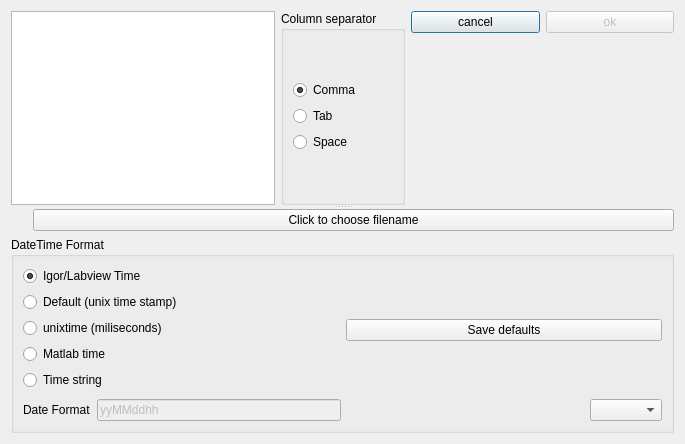
<?xml version="1.0" encoding="UTF-8"?>
<ui version="4.0">
 <class>SavedataPlot</class>
 <widget class="QDialog" name="SavedataPlot">
  <property name="geometry">
   <rect>
    <x>0</x>
    <y>0</y>
    <width>685</width>
    <height>444</height>
   </rect>
  </property>
  <property name="windowTitle">
   <string>Save plot data to file</string>
  </property>
  <property name="windowIcon">
   <iconset resource="../Ressources.qrc">
    <normaloff>:/Icons/Icons/data25.svg</normaloff>:/Icons/Icons/data25.svg</iconset>
  </property>
  <layout class="QGridLayout" name="gridLayout_3">
   <item row="0" column="0">
    <widget class="QSplitter" name="splitter">
     <property name="orientation">
      <enum>Qt::Vertical</enum>
     </property>
     <widget class="QWidget" name="layoutWidget">
      <layout class="QHBoxLayout" name="horizontalLayout_6">
       <item>
        <widget class="QTreeView" name="treeView">
         <property name="toolTip">
          <string>&lt;html&gt;&lt;head/&gt;&lt;body&gt;&lt;p&gt;tick/untick the fields to save&lt;/p&gt;&lt;/body&gt;&lt;/html&gt;</string>
         </property>
        </widget>
       </item>
       <item>
        <widget class="QGroupBox" name="groupBox">
         <property name="title">
          <string>Column separator</string>
         </property>
         <layout class="QGridLayout" name="gridLayout_2">
          <item row="0" column="0">
           <layout class="QVBoxLayout" name="verticalLayout">
            <item>
             <widget class="QRadioButton" name="comma">
              <property name="toolTip">
               <string>This will make a file with values separated by commas.</string>
              </property>
              <property name="text">
               <string>Comma</string>
              </property>
              <property name="checked">
               <bool>true</bool>
              </property>
             </widget>
            </item>
            <item>
             <widget class="QRadioButton" name="tab">
              <property name="toolTip">
               <string>This will make a file with values separated by tabs.</string>
              </property>
              <property name="text">
               <string>Tab</string>
              </property>
             </widget>
            </item>
            <item>
             <widget class="QRadioButton" name="space">
              <property name="toolTip">
               <string>&lt;!DOCTYPE HTML PUBLIC &quot;-//W3C//DTD HTML 4.0//EN&quot; &quot;http://www.w3.org/TR/REC-html40/strict.dtd&quot;&gt;
&lt;html&gt;&lt;head&gt;&lt;meta name=&quot;qrichtext&quot; content=&quot;1&quot; /&gt;&lt;style type=&quot;text/css&quot;&gt;
p, li { white-space: pre-wrap; }
&lt;/style&gt;&lt;/head&gt;&lt;body style=&quot; font-family:'Sans Serif'; font-size:9pt; font-weight:400; font-style:normal;&quot;&gt;
&lt;p style=&quot; margin-top:0px; margin-bottom:0px; margin-left:0px; margin-right:0px; -qt-block-indent:0; text-indent:0px;&quot;&gt;This will make a file with values separated by spaces.&lt;/p&gt;
&lt;p style=&quot;-qt-paragraph-type:empty; margin-top:0px; margin-bottom:0px; margin-left:0px; margin-right:0px; -qt-block-indent:0; text-indent:0px;&quot;&gt;&lt;/p&gt;
&lt;p style=&quot; margin-top:0px; margin-bottom:0px; margin-left:0px; margin-right:0px; -qt-block-indent:0; text-indent:0px;&quot;&gt;&lt;span style=&quot; text-decoration: underline; color:#ff0000;&quot;&gt;Beware that this option can lead to strange results when header columns labels have more that a word.&lt;/span&gt;&lt;/p&gt;&lt;/body&gt;&lt;/html&gt;</string>
              </property>
              <property name="text">
               <string>Space</string>
              </property>
             </widget>
            </item>
           </layout>
          </item>
         </layout>
        </widget>
       </item>
       <item>
        <layout class="QVBoxLayout" name="verticalLayout_4">
         <item>
          <layout class="QHBoxLayout" name="horizontalLayout_4">
           <item>
            <widget class="QPushButton" name="cancelbutton">
             <property name="text">
              <string>cancel</string>
             </property>
             <property name="icon">
              <iconset>
               <normaloff>:/Icons/Icons/dialog-cancel-7.png</normaloff>:/Icons/Icons/dialog-cancel-7.png</iconset>
             </property>
            </widget>
           </item>
           <item>
            <widget class="QPushButton" name="okbutton">
             <property name="enabled">
              <bool>false</bool>
             </property>
             <property name="text">
              <string>ok</string>
             </property>
             <property name="icon">
              <iconset>
               <normaloff>:/Icons/Icons/dialog-ok-apply-4.png</normaloff>:/Icons/Icons/dialog-ok-apply-4.png</iconset>
             </property>
            </widget>
           </item>
          </layout>
         </item>
         <item>
          <layout class="QHBoxLayout" name="horizontalLayout_2">
           <item>
            <spacer name="horizontalSpacer_3">
             <property name="orientation">
              <enum>Qt::Horizontal</enum>
             </property>
             <property name="sizeHint" stdset="0">
              <size>
               <width>40</width>
               <height>20</height>
              </size>
             </property>
            </spacer>
           </item>
           <item>
            <widget class="QLabel" name="label_2">
             <property name="text">
              <string/>
             </property>
             <property name="pixmap">
              <pixmap>:/BItmaps/Imagens/letssavedata.png</pixmap>
             </property>
             <property name="scaledContents">
              <bool>false</bool>
             </property>
            </widget>
           </item>
           <item>
            <spacer name="horizontalSpacer">
             <property name="orientation">
              <enum>Qt::Horizontal</enum>
             </property>
             <property name="sizeHint" stdset="0">
              <size>
               <width>40</width>
               <height>20</height>
              </size>
             </property>
            </spacer>
           </item>
          </layout>
         </item>
        </layout>
       </item>
      </layout>
     </widget>
     <widget class="QWidget" name="layoutWidget1">
      <layout class="QVBoxLayout" name="verticalLayout_2">
       <item>
        <layout class="QHBoxLayout" name="horizontalLayout">
         <item>
          <widget class="QLabel" name="label">
           <property name="maximumSize">
            <size>
             <width>16</width>
             <height>16</height>
            </size>
           </property>
           <property name="text">
            <string/>
           </property>
           <property name="pixmap">
            <pixmap resource="../Ressources.qrc">:/Icons/Icons/open96.svg</pixmap>
           </property>
           <property name="scaledContents">
            <bool>true</bool>
           </property>
          </widget>
         </item>
         <item>
          <widget class="QPushButton" name="save">
           <property name="toolTip">
            <string>Click to open a file selector window</string>
           </property>
           <property name="text">
            <string>Click to choose filename</string>
           </property>
          </widget>
         </item>
        </layout>
       </item>
       <item>
        <widget class="QGroupBox" name="groupBox_2">
         <property name="title">
          <string>DateTime Format</string>
         </property>
         <layout class="QGridLayout" name="gridLayout">
          <item row="0" column="0">
           <layout class="QVBoxLayout" name="verticalLayout_6">
            <item>
             <layout class="QHBoxLayout" name="horizontalLayout_5">
              <item>
               <layout class="QVBoxLayout" name="verticalLayout_3">
                <item>
                 <widget class="QRadioButton" name="Igortime">
                  <property name="text">
                   <string>Igor/Labview Time</string>
                  </property>
                  <property name="checked">
                   <bool>true</bool>
                  </property>
                 </widget>
                </item>
                <item>
                 <widget class="QRadioButton" name="unixtime">
                  <property name="text">
                   <string>Default (unix time stamp)</string>
                  </property>
                  <property name="checked">
                   <bool>false</bool>
                  </property>
                 </widget>
                </item>
                <item>
                 <widget class="QRadioButton" name="miliunixtime">
                  <property name="text">
                   <string>unixtime (miliseconds)</string>
                  </property>
                 </widget>
                </item>
                <item>
                 <widget class="QRadioButton" name="matlabtime">
                  <property name="text">
                   <string>Matlab time</string>
                  </property>
                 </widget>
                </item>
                <item>
                 <widget class="QRadioButton" name="TimeString">
                  <property name="text">
                   <string>Time string</string>
                  </property>
                 </widget>
                </item>
               </layout>
              </item>
              <item>
               <layout class="QVBoxLayout" name="verticalLayout_5">
                <item>
                 <spacer name="verticalSpacer_3">
                  <property name="orientation">
                   <enum>Qt::Vertical</enum>
                  </property>
                  <property name="sizeHint" stdset="0">
                   <size>
                    <width>20</width>
                    <height>40</height>
                   </size>
                  </property>
                 </spacer>
                </item>
                <item>
                 <widget class="QPushButton" name="savedefault">
                  <property name="toolTip">
                   <string>&lt;html&gt;&lt;head/&gt;&lt;body&gt;&lt;p align=&quot;justify&quot;&gt;Not evereyone uses Igor. So if you press this button next time your defaults will be the options that you are selected.&lt;/p&gt;&lt;/body&gt;&lt;/html&gt;</string>
                  </property>
                  <property name="text">
                   <string>Save defaults</string>
                  </property>
                  <property name="icon">
                   <iconset resource="../Ressources.qrc">
                    <normaloff>:/Icons/Icons/floppy1.svg</normaloff>:/Icons/Icons/floppy1.svg</iconset>
                  </property>
                 </widget>
                </item>
                <item>
                 <spacer name="verticalSpacer_4">
                  <property name="orientation">
                   <enum>Qt::Vertical</enum>
                  </property>
                  <property name="sizeHint" stdset="0">
                   <size>
                    <width>20</width>
                    <height>40</height>
                   </size>
                  </property>
                 </spacer>
                </item>
               </layout>
              </item>
             </layout>
            </item>
            <item>
             <layout class="QHBoxLayout" name="horizontalLayout_3">
              <item>
               <widget class="QLabel" name="datelabel">
                <property name="text">
                 <string>Date Format</string>
                </property>
               </widget>
              </item>
              <item>
               <widget class="QLineEdit" name="datef">
                <property name="enabled">
                 <bool>false</bool>
                </property>
                <property name="text">
                 <string>yyMMddhh</string>
                </property>
               </widget>
              </item>
              <item>
               <spacer name="horizontalSpacer_2">
                <property name="orientation">
                 <enum>Qt::Horizontal</enum>
                </property>
                <property name="sizeHint" stdset="0">
                 <size>
                  <width>40</width>
                  <height>20</height>
                 </size>
                </property>
               </spacer>
              </item>
              <item>
               <widget class="QComboBox" name="sometexttimeformats">
                <property name="toolTip">
                 <string>&lt;html&gt;&lt;head/&gt;&lt;body&gt;&lt;p align=&quot;justify&quot;&gt;Here you can select some predefined DateTime string formats. If the format you want is not available you can write it , by hand, in the left box&lt;/p&gt;&lt;/body&gt;&lt;/html&gt;</string>
                </property>
                <property name="sizeAdjustPolicy">
                 <enum>QComboBox::AdjustToContents</enum>
                </property>
               </widget>
              </item>
             </layout>
            </item>
           </layout>
          </item>
         </layout>
        </widget>
       </item>
      </layout>
     </widget>
    </widget>
   </item>
  </layout>
 </widget>
 <resources>
  <include location="../Ressources.qrc"/>
 </resources>
 <connections>
  <connection>
   <sender>TimeString</sender>
   <signal>toggled(bool)</signal>
   <receiver>datef</receiver>
   <slot>setEnabled(bool)</slot>
   <hints>
    <hint type="sourcelabel">
     <x>137</x>
     <y>290</y>
    </hint>
    <hint type="destinationlabel">
     <x>183</x>
     <y>321</y>
    </hint>
   </hints>
  </connection>
  <connection>
   <sender>cancelbutton</sender>
   <signal>pressed()</signal>
   <receiver>SavedataPlot</receiver>
   <slot>reject()</slot>
   <hints>
    <hint type="sourcelabel">
     <x>485</x>
     <y>20</y>
    </hint>
    <hint type="destinationlabel">
     <x>342</x>
     <y>168</y>
    </hint>
   </hints>
  </connection>
 </connections>
</ui>
